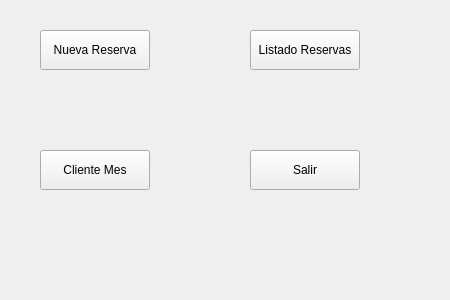
<?xml version="1.0" encoding="UTF-8"?>
<ui version="4.0">
 <class>MainWindow</class>
 <widget class="QMainWindow" name="MainWindow">
  <property name="geometry">
   <rect>
    <x>0</x>
    <y>0</y>
    <width>450</width>
    <height>300</height>
   </rect>
  </property>
  <property name="windowTitle">
   <string>MainWindow</string>
  </property>
  <widget class="QWidget" name="centralwidget">
   <widget class="QPushButton" name="btnNuevaReserva">
    <property name="geometry">
     <rect>
      <x>40</x>
      <y>30</y>
      <width>110</width>
      <height>40</height>
     </rect>
    </property>
    <property name="text">
     <string>Nueva Reserva</string>
    </property>
   </widget>
   <widget class="QPushButton" name="btnListadoReservas">
    <property name="geometry">
     <rect>
      <x>250</x>
      <y>30</y>
      <width>110</width>
      <height>40</height>
     </rect>
    </property>
    <property name="text">
     <string>Listado Reservas</string>
    </property>
   </widget>
   <widget class="QPushButton" name="btnClienteMes">
    <property name="geometry">
     <rect>
      <x>40</x>
      <y>150</y>
      <width>110</width>
      <height>40</height>
     </rect>
    </property>
    <property name="text">
     <string>Cliente Mes</string>
    </property>
   </widget>
   <widget class="QPushButton" name="btnSalir">
    <property name="geometry">
     <rect>
      <x>250</x>
      <y>150</y>
      <width>110</width>
      <height>40</height>
     </rect>
    </property>
    <property name="text">
     <string>Salir</string>
    </property>
   </widget>
  </widget>
  <widget class="QMenuBar" name="menubar">
   <property name="geometry">
    <rect>
     <x>0</x>
     <y>0</y>
     <width>450</width>
     <height>26</height>
    </rect>
   </property>
  </widget>
 </widget>
 <resources/>
 <connections/>
</ui>
